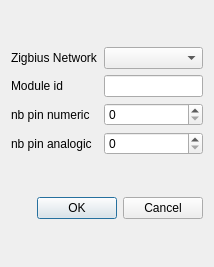
<?xml version="1.0" encoding="UTF-8"?>
<ui version="4.0">
 <class>ModuleCreationDialog</class>
 <widget class="QDialog" name="ModuleCreationDialog">
  <property name="geometry">
   <rect>
    <x>0</x>
    <y>0</y>
    <width>214</width>
    <height>267</height>
   </rect>
  </property>
  <property name="windowTitle">
   <string>Dialog</string>
  </property>
  <layout class="QGridLayout" name="gridLayout">
   <item row="0" column="0">
    <layout class="QGridLayout" name="gridLayout_2">
     <item row="0" column="1" colspan="2">
      <widget class="QComboBox" name="zigbusNetworkCombo"/>
     </item>
     <item row="1" column="1" colspan="2">
      <widget class="QLineEdit" name="moduleIdEdit"/>
     </item>
     <item row="1" column="0">
      <widget class="QLabel" name="label">
       <property name="text">
        <string>Module id</string>
       </property>
      </widget>
     </item>
     <item row="0" column="0">
      <widget class="QLabel" name="label_2">
       <property name="text">
        <string>Zigbius Network</string>
       </property>
      </widget>
     </item>
     <item row="2" column="0">
      <widget class="QLabel" name="label_3">
       <property name="text">
        <string>nb pin numeric</string>
       </property>
      </widget>
     </item>
     <item row="3" column="0">
      <widget class="QLabel" name="label_4">
       <property name="text">
        <string>nb pin analogic</string>
       </property>
      </widget>
     </item>
     <item row="3" column="1" colspan="2">
      <widget class="QSpinBox" name="nbPinAnalogicEdit"/>
     </item>
     <item row="2" column="1" colspan="2">
      <widget class="QSpinBox" name="nbPinNumericEdit"/>
     </item>
    </layout>
   </item>
   <item row="1" column="0">
    <widget class="QDialogButtonBox" name="buttonBox">
     <property name="orientation">
      <enum>Qt::Horizontal</enum>
     </property>
     <property name="standardButtons">
      <set>QDialogButtonBox::Cancel|QDialogButtonBox::Ok</set>
     </property>
    </widget>
   </item>
  </layout>
 </widget>
 <resources/>
 <connections>
  <connection>
   <sender>buttonBox</sender>
   <signal>rejected()</signal>
   <receiver>ModuleCreationDialog</receiver>
   <slot>reject()</slot>
   <hints>
    <hint type="sourcelabel">
     <x>316</x>
     <y>260</y>
    </hint>
    <hint type="destinationlabel">
     <x>286</x>
     <y>274</y>
    </hint>
   </hints>
  </connection>
 </connections>
</ui>
